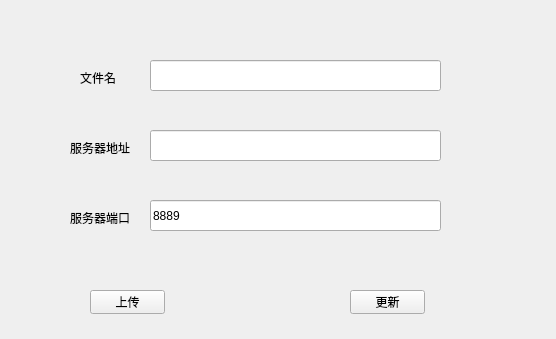
<?xml version="1.0" encoding="UTF-8"?>
<ui version="4.0">
 <class>NetWidget</class>
 <widget class="QWidget" name="NetWidget">
  <property name="geometry">
   <rect>
    <x>0</x>
    <y>0</y>
    <width>556</width>
    <height>339</height>
   </rect>
  </property>
  <property name="windowTitle">
   <string>Form</string>
  </property>
  <widget class="QPushButton" name="pb_up_">
   <property name="geometry">
    <rect>
     <x>90</x>
     <y>290</y>
     <width>75</width>
     <height>24</height>
    </rect>
   </property>
   <property name="text">
    <string>上传</string>
   </property>
  </widget>
  <widget class="QPushButton" name="pb_down_">
   <property name="geometry">
    <rect>
     <x>350</x>
     <y>290</y>
     <width>75</width>
     <height>24</height>
    </rect>
   </property>
   <property name="text">
    <string>更新</string>
   </property>
  </widget>
  <widget class="QLineEdit" name="le_filename_">
   <property name="geometry">
    <rect>
     <x>150</x>
     <y>60</y>
     <width>291</width>
     <height>31</height>
    </rect>
   </property>
  </widget>
  <widget class="QLabel" name="label">
   <property name="geometry">
    <rect>
     <x>80</x>
     <y>70</y>
     <width>53</width>
     <height>16</height>
    </rect>
   </property>
   <property name="text">
    <string>文件名</string>
   </property>
  </widget>
  <widget class="QLabel" name="label_2">
   <property name="geometry">
    <rect>
     <x>70</x>
     <y>140</y>
     <width>81</width>
     <height>16</height>
    </rect>
   </property>
   <property name="text">
    <string>服务器地址</string>
   </property>
  </widget>
  <widget class="QLineEdit" name="le_address_">
   <property name="geometry">
    <rect>
     <x>150</x>
     <y>130</y>
     <width>291</width>
     <height>31</height>
    </rect>
   </property>
  </widget>
  <widget class="QLabel" name="label_3">
   <property name="geometry">
    <rect>
     <x>70</x>
     <y>210</y>
     <width>61</width>
     <height>16</height>
    </rect>
   </property>
   <property name="text">
    <string>服务器端口</string>
   </property>
  </widget>
  <widget class="QLineEdit" name="le_port_">
   <property name="geometry">
    <rect>
     <x>150</x>
     <y>200</y>
     <width>291</width>
     <height>31</height>
    </rect>
   </property>
   <property name="text">
    <string>8889</string>
   </property>
  </widget>
 </widget>
 <resources/>
 <connections/>
</ui>
